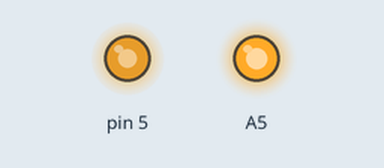
The sketch below on a simulated Arduino Uno, built with avr-gcc and run on an emulated ATmega328P. On the bench: output pins drawn as LEDs (lit = HIGH).

Above: at 0.1 s.
Timing chart, 0 to 1.6 s (numbered marks = the images above):
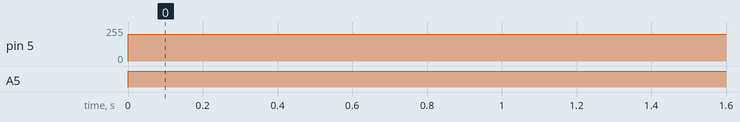

Measured:
- by itself, pin 5: 0/255 → 200/255 at 0.00 s
- by itself, A5: LOW → HIGH at 0.00 s

The sketch:

Lab_Task_3.ino
```cpp
void setup() {
  // put your setup code here, to run once:
  /*Setting required pins as output.
   * Pin 5 is the PWM pin,
   * Pin A5 is the direction pin.*/
  pinMode(5,OUTPUT);
  pinMode(A5,OUTPUT);

}

void loop() {
  // put your main code here, to run repeatedly:

  //Set Direction with Pin A5

  //Set PWM with Pin 5
  analogWrite(5,200);
  digitalWrite(A5,HIGH);
}
```
